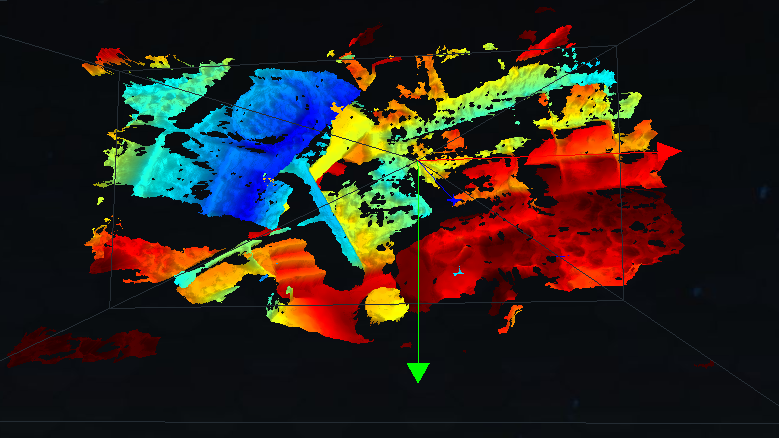
#> input picture data/noisy-3D.PNG, 779 x 438 px
$ python crosssection.py ../data/noisy-3D.PNG   (older library calls are emulated)
#> lines starting #> are read from the running program, lines starting #| are printed output that depends on the picture; after the words box and inside, x2 and y2 are one past the last pixel; in counts of white or black regions, pixels touching at a corner belong together
import cv2 as cv
import numpy as np
import sys
from matplotlib import pyplot as plt

filename = r"C:\Users\user\Documents\ML\expirements_models_denoised\unet model - 40 epochs - NO IR\rosbag\res_denoised-0.png" #r"C:\Users\user\Documents\ML\images\denoised\res_denoised-0.png"
filename = r"C:\Users\user\Documents\ML\images\train\noisy\res-0.png"
#filename = r"C:\Users\user\Documents\ML\images\diff_compare\diff_denoised\res_denoised_diff-1.png"
if (len(sys.argv) > 1):
    filename = str(sys.argv[1])

x0 = 0
y0 = 0
x1 = 0
y1 = 0
xx = 0
yy = 0

i = cv.imread(filename, -1).astype(np.float)

m = np.min(i)
#> m = 0
M = np.max(i)
#> M = 255

orig = i.copy()


def click_and_crop(event, x, y, flags, param):
    global x0
    global y0
    global x1
    global y1
    global xx
    global yy
    global orig

    xx = x
    yy = y

    if event == cv.EVENT_LBUTTONDOWN:
        return
    elif event == cv.EVENT_LBUTTONUP:
        if (x0 == 0):
            x0 = x
            y0 = y
        else:
            if (x1 == 0):
                x1 = x
                y1 = y

                X = np.arange(0, 1, 0.01)
                Y = np.array([])
                for t in X:
                    a = x1 * t + x0 * (1 - t)
                    b = y1 * t + y0 * (1 - t)
                    Y = np.append(Y, [orig[int(b), int(a)]])
                plt.plot(X, Y)
                plt.show()
            else:
                x0 = x
                y0 = y
                x1 = 0
                y1 = 0
        return


cv.namedWindow("image")
cv.setMouseCallback("image", click_and_crop)

#plt.hist(i.ravel(), int(M - m), [int(m), int(M)]);
#plt.show()

i = np.divide(i, np.array([M - m], dtype=np.float)).astype(np.float)
i = (i - m).astype(np.float)

i8 = (i * 255.0).astype(np.uint8)
#> i8 is the input picture: shape (438, 779, 4); mean B, G, R, A 29.4, 35.6, 43.1, 255

if i8.ndim == 3:
    i8 = cv.cvtColor(i8, cv.COLOR_BGRA2GRAY)
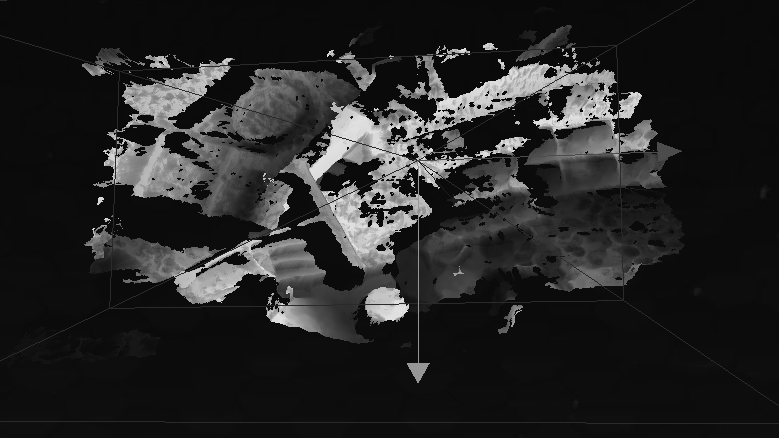
#> i8: shape (438, 779); min 8, max 225, mean 37.1

i8 = cv.equalizeHist(i8)
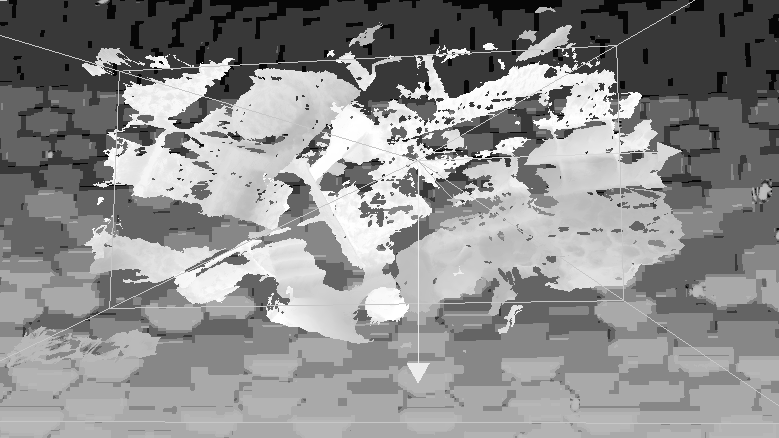
#> i8: shape (438, 779); min 0, max 255, mean 141.1

colorized = cv.applyColorMap(i8, cv.COLORMAP_JET)
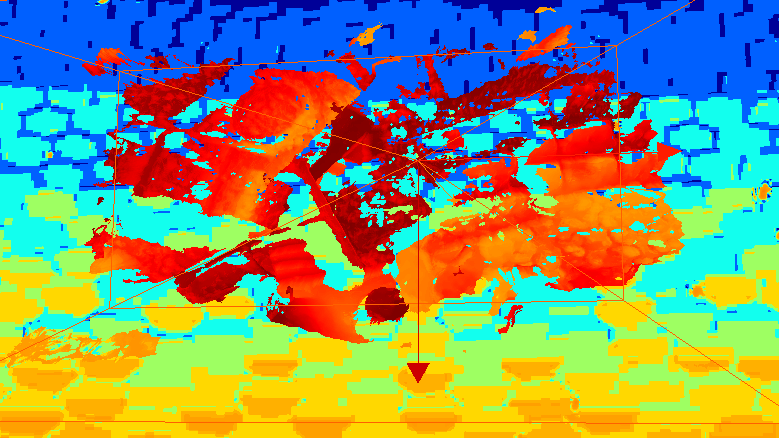
#> colorized: shape (438, 779, 3); mean B, G, R 108, 148.3, 136.7

colorized[i8 == int(m)] = 0
#> colorized: shape (438, 779, 3); 0.01% of pixels changed, all inside (x1, y1, x2, y2) = (96, 0, 777, 154)

font = cv.FONT_HERSHEY_SIMPLEX
colorized = cv.putText(colorized, str(m) + " .. " + str(M), (20, 50), font, 1, (255, 255, 255), 2, cv.LINE_AA)
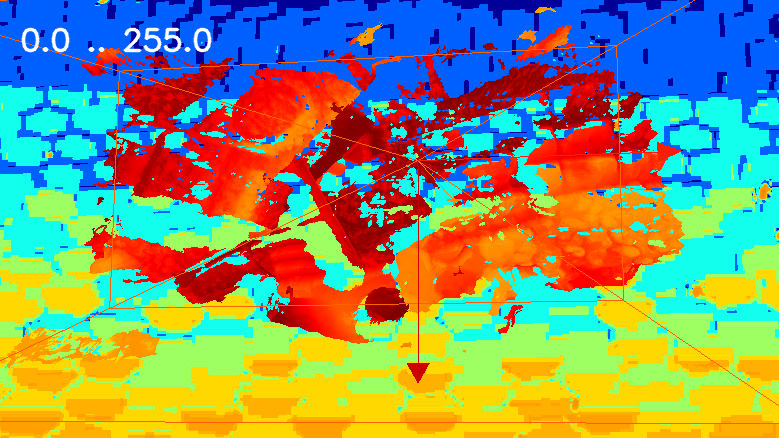
#> colorized: shape (438, 779, 3); mean B, G, R 108.1, 148.9, 137.6

while True:
    im = colorized.copy()

    if (x0 > 0 and x1 == 0):
        im = cv.line(im, (x0, y0), (xx, yy), (255, 255, 255), 2)
    if (x0 > 0 and x1 > 0):
        im = cv.line(im, (x0, y0), (x1, y1), (255, 255, 255), 2)

    # display the image and wait for a keypress
    cv.imshow("image", im)
    key = cv.waitKey(1) & 0xFF
#> (key Esc is pressed here)
    # if the 'c' key is pressed, break from the loop
    if key == ord("c"):
        break

cv.destroyAllWindows()

$ run again, on images/cross_section_img.png
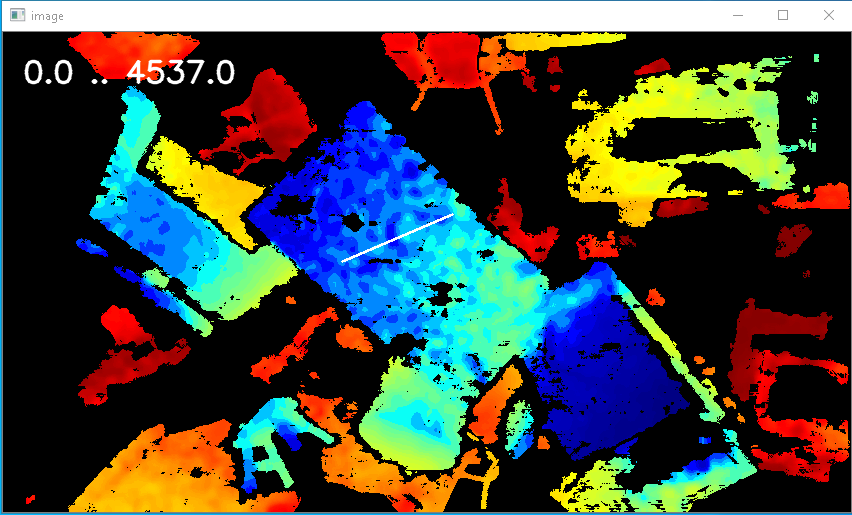
#> input picture images/cross_section_img.png, 852 x 515 px
#> m = 0
#> M = 255
#> i8 is the input picture: shape (515, 852, 4); mean B, G, R, A 65.1, 71.7, 66.4, 255
#> `i8 = cv.equalizeHist(i8)`:
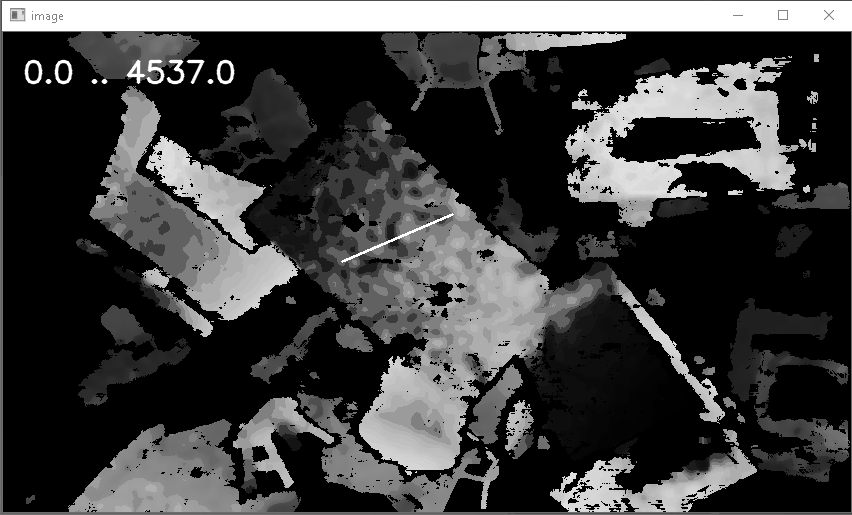
#> i8: shape (515, 852); min 0, max 255, mean 63.4
#> `colorized = cv.putText(colorized, str(m) + " .. " + str(M), (20, 50), ..`:
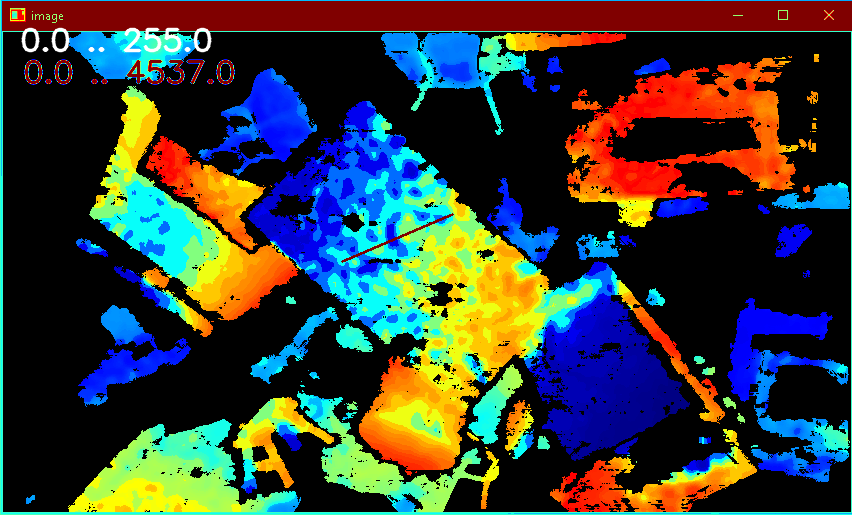
#> colorized: shape (515, 852, 3); mean B, G, R 56.5, 61.7, 55.9
